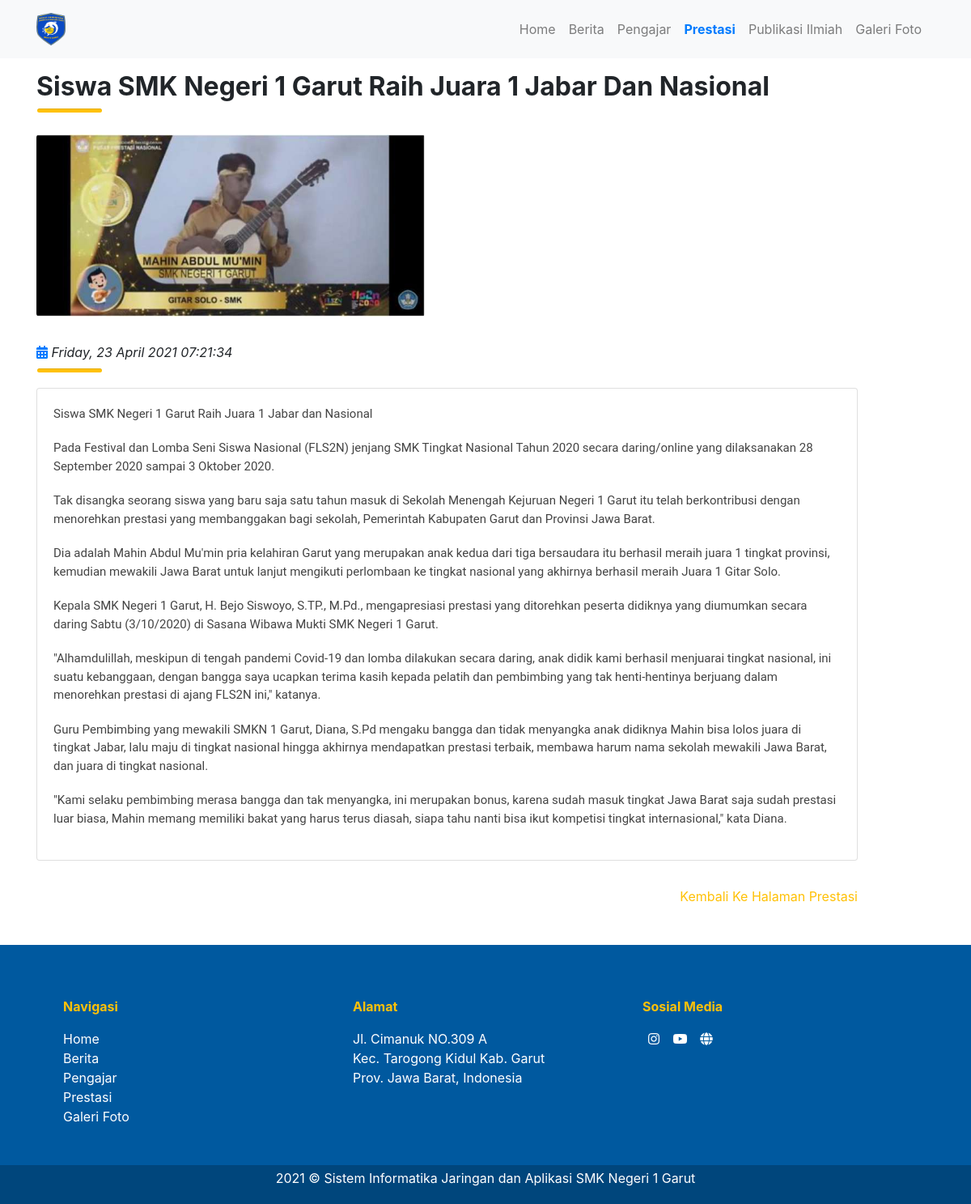
The app's page /prestasi/detail_prestasi/4 with its own data.
### tables this page shows
CREATE TABLE `prestasi` (
  `id` int(11) NOT NULL,
  `judul` varchar(255) NOT NULL,
  `detail_prestasi` text NOT NULL,
  `foto` varchar(255) DEFAULT NULL,
  `created_at` timestamp NOT NULL DEFAULT current_timestamp(),
  `updated_at` timestamp NULL DEFAULT NULL
);

### application/controllers/Prestasi.php (called while the page is built, shortened)
<?php
class Prestasi extends CI_Controller
{
    public function detail_prestasi($id = false)
    {
        $data = [
            'title' => 'Detail Prestasi Website SIJ - SMK Negeri 1 Garut',
            'uriSegment' => $this->uri->segment(1),
            'prestasi' => $this->Model_prestasi->getPrestasiData(['id' => $id])
        ];
        $this->load->view('frontend/templates/header', $data);
        $this->load->view('frontend/templates/navbar', $data);
        $this->load->view('frontend/prestasi_detail', $data);
        $this->load->view('frontend/templates/footer', $data);
    }
}

### index.php (called while the page is built, shortened)
<?php
require_once BASEPATH.'core/CodeIgniter.php';

### application/models/Model_prestasi.php (called while the page is built, shortened)
<?php
class Model_prestasi extends CI_Model
{
    public function getPrestasiData($id)
    {
        return $this->db->get_where('prestasi', $id)->row_array();
    }
}

### application/views/frontend/prestasi_detail.php (the view)
<section id="berita">
    <div class="container">
        <div class="row mb-3">
            <div class="col py-3 text-left position-relative">
                <h2 class="font-weight-bolder"><?= $prestasi['judul']; ?></h2>
                <hr class="bg-warning m-auto rounded position-absolute" style="height: 4px; width: 80px; left: 1em;">
            </div>
        </div>
        <div class="row mb-3">
            <div class="col-12 col-sm-10 col-md-11 pb-3 mb-3">
                <?php if (is_null($prestasi['foto'])) : ?>
                    <img src="<?= base_url(); ?>assets/backend/img/default-no-image.png" alt="Foto Siswa SIJA tidak bisa ngoding" class="w-100 rounded img-fluid" style="max-width: 550px; max-width: 480px;">
                <?php else : ?>
                    <img src="<?= base_url(); ?>uploads/prestasi/<?= $prestasi['foto']; ?>" class="w-100 rounded img-fluid" style="max-width: 550px; max-width: 480px;">
                <?php endif; ?>
            </div>
            <div class="col-12 col-sm-10 col-md-11 pb-3 mb-3">
                <div class="sender pb-3 my-5 d-inline">
                    <i class="fas fa-fw fa-calendar-alt d-inline text-primary"></i>
                    <p class="d-inline"> <em><?= date("l, d F Y H:i:s", strtotime($prestasi['created_at'])); ?></em> </p>
                </div>
                <hr class="bg-warning m-auto rounded position-absolute" style="height: 4px; width: 80px; left: 1em; bottom: .2em;">
            </div>
            <div class="col-12 col-sm-10 col-md-11 pb-3 mb-3">
                <div class="card">
                    <div class="card-body">
                        <?= $prestasi['detail_prestasi']; ?>
                    </div>
                </div>
            </div>
            <div class="col-12 col-sm-10 col-md-11 pb-3 mb-3">
                <a href="<?= base_url(); ?>prestasi" class="card-link float-right text-warning">Kembali Ke Halaman Prestasi</a>
            </div>
        </div>
    </div>
</section>

### records on screen
prestasi: judul "Siswa SMK Negeri 1 Garut Raih Juara 1 Jabar Dan Nasional", foto (picture), created_at "Friday, 23 April 2021 07:21:34", detail_prestasi "Siswa SMK Negeri 1 Garut Raih Juara 1 Jabar dan Nasional Pada Festival dan Lomba Seni Siswa Nasional (FLS2N) jenjang SMK Tingkat Nasional Tahun 2020 secara daring/online yang dilaksanakan 28 September 2020 sampai 3 Oktober 2020. Tak disangka seorang siswa yang baru saja satu tahun masuk di Sekolah Menengah Kejuruan Negeri 1 Garut itu telah berkontribusi dengan menorehkan prestasi yang membanggakan bagi sekolah, Pemerintah Kabupaten Garut dan Provinsi Jawa Barat. Dia adalah Mahin Abdul Mu'min pria kelahiran Garut yang merupakan anak kedua dari tiga bersaudara itu berhasil meraih juara 1 tingkat provinsi, kemudian mewakili Jawa Barat untuk lanjut mengikuti perlombaan ke tingkat nasional yang…"
